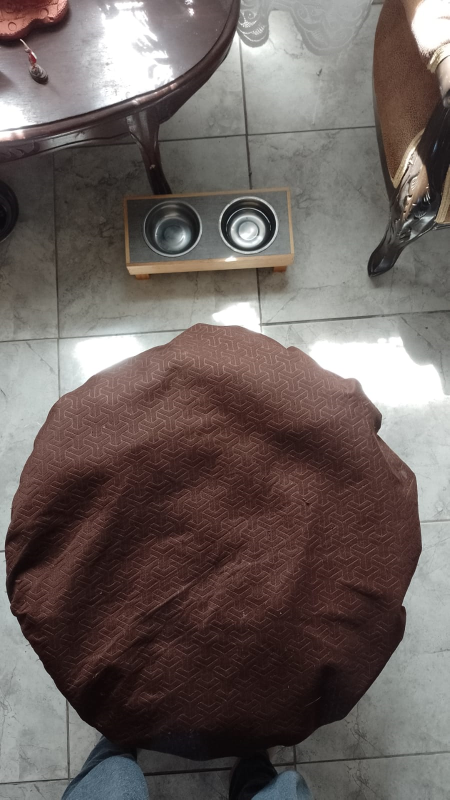
#> input picture Clase 2/2.png, 899 x 1599 px (shown at 1/2 size)
$ python Practica.py
#> lines starting #> are read from the running program, lines starting #| are printed output that depends on the picture
import cv2

img1 = cv2.imread('2.png')
#> img1 is the input picture: shape (1599, 899, 3); mean B, G, R 94.4, 97.7, 108

#Redimencionar
img1 = cv2.resize(img1, None, fx = 0.5, fy = 0.5, interpolation=cv2.INTER_CUBIC)
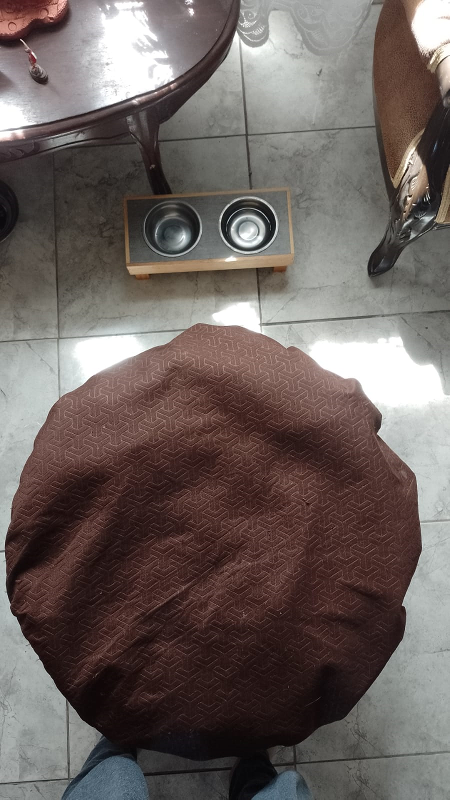
#> img1: shape (800, 450, 3); mean B, G, R 94.4, 97.7, 108.1

circ1 = cv2.circle(img1, (int(421/2),int(1072/2)), int(392/2), (255,0,0), thickness=2, lineType=cv2.LINE_AA)
circ2 = cv2.circle(img1, (int(347/2), int(454/2)), int(60/2), (255, 0, 100),  thickness=1, lineType=cv2.LINE_AA)
circ3 = cv2.circle(img1, (int(498/2), int(448/2)), int(60/2), (255,0,100), thickness=1, lineType=cv2.LINE_AA)
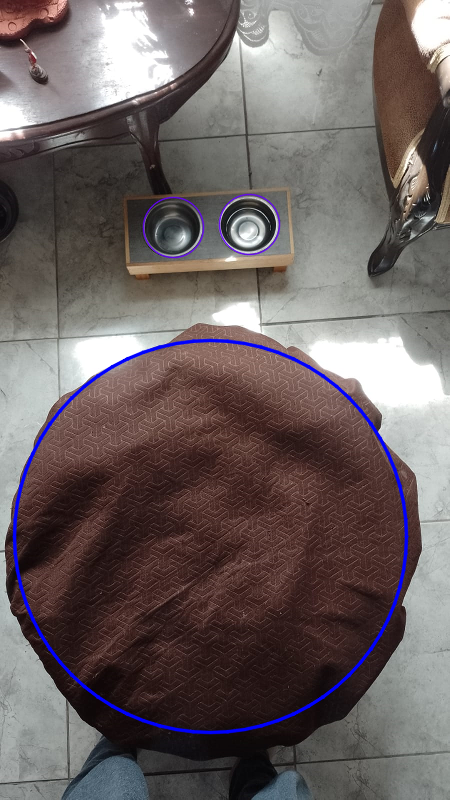
#> circ3: shape (800, 450, 3); mean B, G, R 96.9, 96.9, 107.1
cuad = cv2.rectangle(img1, (int(247/2), int(391/2)), (int(590/2), int(508/2)), (255,100,200), thickness=1, lineType=cv2.LINE_AA)
text = cv2.putText(img1, 'Comedero Legolas', (int(125/2), int(103/2)), cv2.FONT_HERSHEY_PLAIN, 2, (0,0,0), thickness=2, lineType=cv2.LINE_AA)

cv2.imshow('Circulos', img1)
cv2.waitKey(0)
